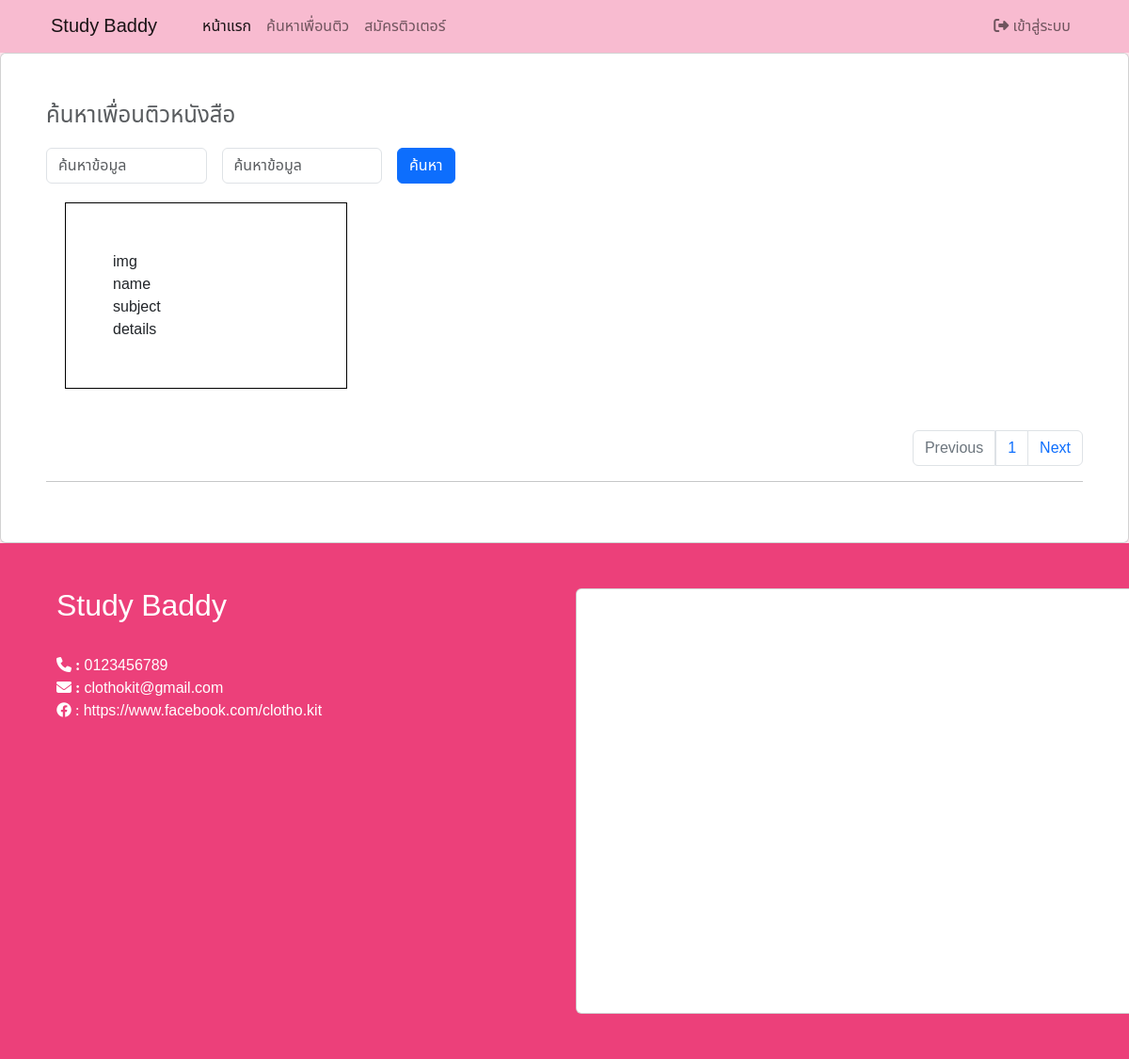
Screenshot of /search.php with the database file from the repository.
### tables this page shows
CREATE TABLE `contact` (
  `id_con` int(11) DEFAULT NULL,
  `name` varchar(255) NOT NULL,
  `map` varchar(500) NOT NULL,
  `facebook` varchar(50) DEFAULT NULL,
  `line` varchar(30) DEFAULT NULL,
  `tol` varchar(10) DEFAULT NULL,
  `email` varchar(255) NOT NULL,
  `address` varchar(500) NOT NULL
);

### search.php (the view, shortened to what this page needs)
<!DOCTYPE html>
<html lang="en">
    <head>
        <?php
              include('config/db.php');
        ?>
        <link href="https://cdn.jsdelivr.net/npm/bootstrap-icons@1.5.0/font/bootstrap-icons.css" rel="stylesheet" />
        <link href="css/styles.css" rel="stylesheet" />
        <link href="https://cdn.jsdelivr.net/npm/bootstrap@5.3.0-alpha1/dist/css/bootstrap.min.css" rel="stylesheet"
>
    <link rel="stylesheet" href="https://cdn.jsdelivr.net/npm/swiper@9/swiper-bundle.min.css" />
    </head>
    <body style="background-color: #fce4ec">
        <?php include('nav_cart.php')?>
         <div class="p-5 m-0">
<p class="text-muted fs-4">ค้นหาเพื่อนติวหนังสือ</p>
<div class="input-group">
<form action="" method="get">
            <div class="row g-3">
  <div class="col">
  <input type="text" name="q" class="form-control" placeholder="ค้นหาข้อมูล" value="<?php if (isset($_GET['q'])) { echo $_GET['q'];}?>">
  </div>
  <div class="col">
  <input type="text" name="id_" class="form-control" placeholder="ค้นหาข้อมูล" value="<?php if (isset($_GET['q'])) { echo $_GET['q'];}?>">
  </div>
  <div class="col">
                <button type="submit" class="btn btn-primary">ค้นหา</button>
        </div>
</div>
          </form>
</div>
<div class="box">
    img
    <br>
    name
    <br>
    subject
    <br>
    details
</div>
                    <?php include('config/server.php');?>
                    <?php
                    $perpage = 8;
            ?>
<br>
                <?php
                    $sql2 = "select * from user ";
                    $query2 = mysqli_query($conn, $sql2);
                    $total_record = mysqli_num_rows($query2);
                    $total_page = ceil($total_record / $perpage);
                    ?>
                    <nav aria-label="Page navigation example">
                    <ul class="pagination justify-content-end">
                        <li class="page-item disabled">
                    <a class="page-link" href="index.php?page=1" aria-label="Previous">Previous</a>
                    </li>
                    <?php for($i=1;$i<=$total_page;$i++){ ?>
                    <li><a class="page-link" href="index.php?page=<?php echo $i; ?>"><?php echo $i; ?></a></li>
                    <?php } ?>
                    <li class="page-item">
                    <a class="page-link" href="index.php?page=<?php echo $total_page;?>" aria-label="Next">Next</a>
                    </li>
                    </ul>
                    </nav>
                <hr>
                </div>
            </div>
            <?php include('footer.php')?>
    </body>
</html>

### nav_cart.php (shortened to what this page needs)
<link rel="stylesheet" type="text/css" href="https://cdnjs.cloudflare.com/ajax/libs/font-awesome/6.2.0/css/all.min.css">
<nav class="navbar navbar-expand-lg navbar-light sticky-top" style="background-color: #f8bbd0;">
            <div class="container px-4">
            <?php
            include('config/db.php');
            $teac = $conn->prepare('SELECT * From contact where id_con = 1');
            $teac->execute();
            $teacs = $teac->fetch();
            if (!$teacs) {
            }else{
            ?>
                <a class="navbar-brand text-dack" href="#!">
                <?php echo $teacs['name'];?>
                </a>
  <?php } ?>
                <div class="collapse navbar-collapse" id="navbarSupportedContent">
                    <ul class="navbar-nav me-auto mb-2 mb-lg-0 ms-lg-4 justify-content-between">
                        <li class="nav-item"><a class="nav-link active text-dack" aria-current="page" href="index.php">หน้าแรก</a></li>
                        <li class="nav-item"><a class="nav-link text-dack" href="index.php">ค้นหาเพื่อนติว</a></li>
                        <li class="nav-item"><a class="nav-link text-dack" href="new_tutor.php">สมัครติวเตอร์</a></li>
                    </ul>
                    <ul class="navbar-nav">
                    <li class="nav-item dropdown">
                      <?php if(!empty($_SESSION['Firstname'])) {?>
                        <a class="nav-link" id="navbarDropdown" href="#" role="button" data-bs-toggle="dropdown" aria-expanded="false"><i class="fa-regular fa-user"></i> สวัสดี : คุณ <?php echo $_SESSION['Firstname']?><i class="fa-solid fa-chevron-down"></i></a>
                        <ul class="dropdown-menu bg-light" aria-labelledby="navbarDropdown">
                        <?php if($_SESSION['Userlevel']==1){?>
                          <li><a class="dropdown-item" href="admin/index_admin.php"><i class="fa-solid fa-store"></i> จัดการระบบ</a></li>
                          <li><a class="dropdown-item" href="admin/index_admin.php?p=editu&UserID=<?php echo $_SESSION['ID'];?>" ><i class="fa-solid fa-gears"></i> แก้ไขข้อมูลส่วนตัว</a></li>
                          <li><a class="dropdown-item" href="logout.php" ><i class="fa-solid fa-right-from-bracket"></i> ออกจากระบบ</a></li>
                        </ul>
                        <?php }elseif($_SESSION['Userlevel']==2){?>
                          <li><a class="dropdown-item" href="emp/EditUser.php?UserID=<?php echo $_SESSION['ID'];?>" ><i class="fa-solid fa-gears"></i> แก้ไขข้อมูลส่วนตัว</a></li>
                          <li><a class="dropdown-item" href="logout.php" ><i class="fa-solid fa-right-from-bracket"></i> ออกจากระบบ</a></li>
                        </ul>
                      <?php } }else{?>
                        <li><a class="nav-link text-dack" href="login.php" ><i class="fa-solid fa-right-from-bracket"></i> เข้าสู่ระบบ</a></li>
                      <?php } ?>
                    </li>
                    </ul>
                  </div>
            </div>
        </nav>
        <div class="card">

### footer.php (shortened to what this page needs)
<div class="row p-5 m-0" style="background-color: #ec407a;">
<div class="container">
  <div class="row row-cols-2">
    <div class="col">
    <?php
            include('config/db.php');
            $teac = $conn->prepare('SELECT * From contact where id_con = 1');
            $teac->execute();
            $teacs = $teac->fetch();
            if (!$teacs) {
            }else{
                echo '<h2 class="text-white">'.$teacs['name'].'</h2>'.'<br>';
                echo '<h8 class="text-white">'.'<i class="fa-solid fa-phone"> :'.'</i>'.' '.$teacs['tol'].'</h8>'.'<br>';
                echo '<h8 class="text-white">'.'<i class="fa-solid fa-envelope"> :'.'</i>'.' '.$teacs['email'].'</h8>'.'<br>';
                echo '<div class="row"><a href='.$teacs['facebook'].'><h8 class="text-white">'.'<i class="fa-brands fa-facebook"> :'.'</i>'.' '.$teacs['facebook'].'</h8></a></div>';
  ?>
    </div>
    <div class="col">
    <div class="col-sm-12">
    <div class="card" style="width: 38rem; ">
      <?php echo $teacs['map']?>
    </div>
    </div>
    <?php } ?>
  </div>
</div>
</div>

### search.php (style rules this page uses)
body { min-height: 100vh; overflow-x: hidden; font-family: 'Noto Sans Thai', sans-serif; }
div.box { background-color: white; width: 300px; border: 1px solid black; padding: 50px; margin: 20px; }

### nav_cart.php (style rules this page uses)
body { min-height: 100vh; overflow-x: hidden; font-family: 'Noto Sans Thai', sans-serif; }

### footer.php (style rules this page uses)
a { text-decoration: none; }

### rows the page displays
contact: name "Study Baddy", tol "0123456789", email "clothokit@gmail.com", facebook "https://www.facebook.com/clotho.kit"
